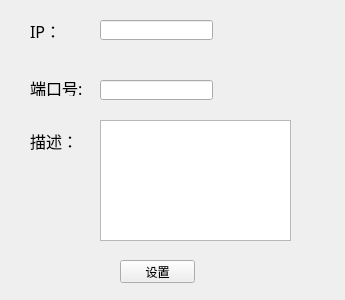
<?xml version="1.0" encoding="UTF-8"?>
<ui version="4.0">
 <class>ConfigWnd</class>
 <widget class="QWidget" name="ConfigWnd">
  <property name="geometry">
   <rect>
    <x>0</x>
    <y>0</y>
    <width>345</width>
    <height>300</height>
   </rect>
  </property>
  <property name="windowTitle">
   <string>IP端口号配置</string>
  </property>
  <widget class="QLineEdit" name="IPEdit">
   <property name="geometry">
    <rect>
     <x>100</x>
     <y>20</y>
     <width>113</width>
     <height>20</height>
    </rect>
   </property>
  </widget>
  <widget class="QLabel" name="label_3">
   <property name="geometry">
    <rect>
     <x>30</x>
     <y>130</y>
     <width>54</width>
     <height>21</height>
    </rect>
   </property>
   <property name="font">
    <font>
     <family>楷体</family>
     <pointsize>12</pointsize>
    </font>
   </property>
   <property name="text">
    <string>描述：</string>
   </property>
  </widget>
  <widget class="QPushButton" name="SetBtn">
   <property name="geometry">
    <rect>
     <x>120</x>
     <y>260</y>
     <width>75</width>
     <height>23</height>
    </rect>
   </property>
   <property name="text">
    <string>设置</string>
   </property>
  </widget>
  <widget class="QLineEdit" name="PortEdit">
   <property name="geometry">
    <rect>
     <x>100</x>
     <y>80</y>
     <width>113</width>
     <height>20</height>
    </rect>
   </property>
  </widget>
  <widget class="QLabel" name="label_2">
   <property name="geometry">
    <rect>
     <x>30</x>
     <y>80</y>
     <width>61</width>
     <height>16</height>
    </rect>
   </property>
   <property name="font">
    <font>
     <family>楷体</family>
     <pointsize>12</pointsize>
    </font>
   </property>
   <property name="text">
    <string>端口号:</string>
   </property>
  </widget>
  <widget class="QLabel" name="label">
   <property name="geometry">
    <rect>
     <x>30</x>
     <y>20</y>
     <width>51</width>
     <height>21</height>
    </rect>
   </property>
   <property name="font">
    <font>
     <family>楷体</family>
     <pointsize>12</pointsize>
    </font>
   </property>
   <property name="text">
    <string>IP：</string>
   </property>
  </widget>
  <widget class="QPlainTextEdit" name="AttrTextEdit">
   <property name="geometry">
    <rect>
     <x>100</x>
     <y>120</y>
     <width>191</width>
     <height>121</height>
    </rect>
   </property>
  </widget>
 </widget>
 <layoutdefault spacing="6" margin="11"/>
 <resources/>
 <connections/>
</ui>
